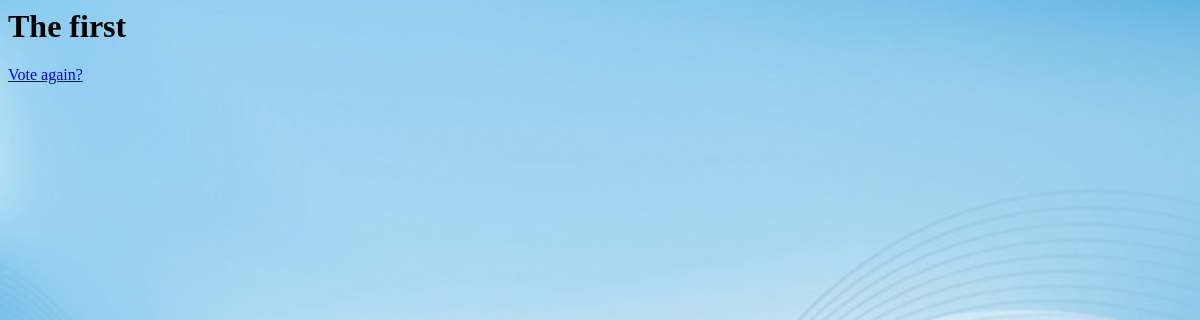
The page /polls/2/results/ on the database as committed earlier.
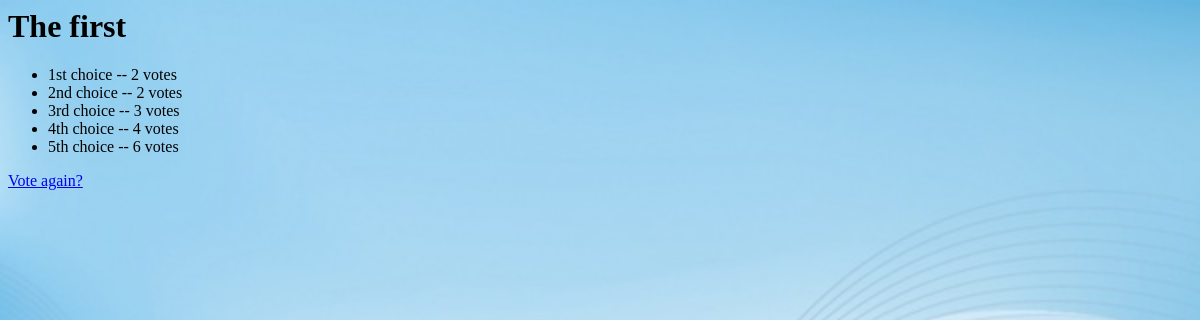
The same page on the database as committed later.
### polls/models.py (models this page shows, shortened)
class Question(models.Model):
    question_text = models.CharField(max_length=200)
    pub_date = models.DateTimeField("date published")

class Choice(models.Model):
    question = models.ForeignKey(Question, on_delete=models.CASCADE)
    choice_text = models.CharField(max_length=200)
    votes = models.IntegerField(default=0)

### polls/views.py (the view)
# urls.py: path("<int:pk>/results/", views.ResultsView.as_view(), name="results"),
class ResultsView(generic.DetailView):
    model = Question
    template_name = "polls/results.html"

### polls/templates/polls/results.html
{% load static %}
<link rel="stylesheet" href="{% static 'polls/style.css' %}">
<h1>{{ question.question_text }}</h1>
<ul>
{% for choice in question.choice_set.all %}
    <li>{{ choice.choice_text }} -- {{ choice.votes }} vote{{ choice.votes|pluralize }}</li>
{% endfor %}
</ul>
<a href="{% url 'polls:detail' question.id %}">Vote again?</a>

Rows that differ between the two databases and show on the page:
added Choice: choice_text "1st choice", votes "2"
added Choice: choice_text "2nd choice", votes "2"
added Choice: choice_text "3rd choice", votes "3"
added Choice: choice_text "4th choice", votes "4"
added Choice: choice_text "5th choice", votes "6"
